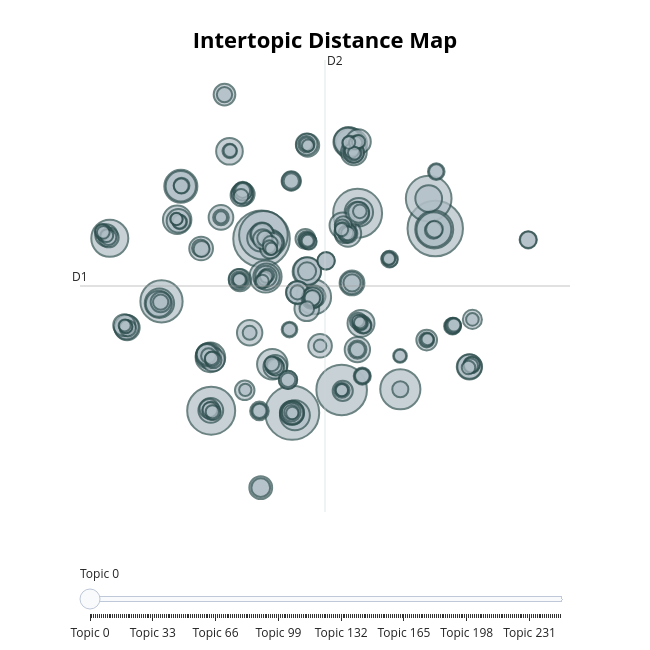

The code cell stored with this chart in its notebook:
### Markdown cell above
12. Interactive Intertopic Distance Map Generation
Generate an intertopic distance map to display the relationships between different topics

### Code cell
topic_model.visualize_topics()

### Figure 1 — Plotly figure (JSON) as saved in the notebook; plotly's stock layout.template omitted (floating-point values rounded to 4 significant figures; data arrays with more than 128 entries replaced by an {"elided": "..."} marker saying what was removed)
{"data": [{"customdata": {"elided": "248x3 mixed values"}, "hovertemplate": "<b>Topic %{customdata[0]}</b><br>%{customdata[1]}<br>Size: %{customdata[2]}", "legendgroup": "", "marker": {"color": "#B0BEC5", "line": {"color": "DarkSlateGrey", "width": 2}, "size": {"elided": "248 int values"}, "sizemode": "area", "sizeref": 0.3412, "symbol": "circle"}, "mode": "markers", "name": "", "orientation": "v", "showlegend": false, "type": "scatter", "x": {"elided": "248 float values"}, "xaxis": "x", "y": {"elided": "248 float values"}, "yaxis": "y"}], "layout": {"annotations": [{"showarrow": false, "text": "D1", "x": -13.84, "y": 3.681, "yshift": 10}, {"showarrow": false, "text": "D2", "x": 6.141, "xshift": 10, "y": 24.87}], "height": 650, "hoverlabel": {"bgcolor": "white", "font": {"family": "Rockwell", "size": 16}}, "legend": {"itemsizing": "constant", "tracegroupgap": 0}, "margin": {"t": 60}, "shapes": [{"line": {"color": "#CFD8DC", "width": 2}, "type": "line", "x0": 6.141, "x1": 6.141, "y0": -17.51, "y1": 24.87}, {"line": {"color": "#9E9E9E", "width": 2}, "type": "line", "x0": -13.84, "x1": 26.12, "y0": 3.681, "y1": 3.681}], "sliders": [{"active": 0, "pad": {"t": 50}, "steps": [{"args": [{"marker.color": {"elided": "1x248 str values"}}], "label": "Topic 0", "method": "update"}, {"args": [{"marker.color": {"elided": "1x248 str values"}}], "label": "Topic 1", "method": "update"}, {"args": [{"marker.color": {"elided": "1x248 str values"}}], "label": "Topic 2", "method": "update"}, {"args": [{"marker.color": {"elided": "1x248 str values"}}], "label": "Topic 3", "method": "update"}, {"args": [{"marker.color": {"elided": "1x248 str values"}}], "label": "Topic 4", "method": "update"}, {"args": [{"marker.color": {"elided": "1x248 str values"}}], "label": "Topic 5", "method": "update"}, {"args": [{"marker.color": {"elided": "1x248 str values"}}], "label": "Topic 6", "method": "update"}, {"args": [{"marker.color": {"elided": "1x248 str values"}}], "label": "Topic 7", "method": "update"}, {"args": [{"marker.color": {"elided": "1x248 str values"}}], "label": "Topic 8", "method": "update"}, {"args": [{"marker.color": {"elided": "1x248 str values"}}], "label": "Topic 9", "method": "update"}, {"args": [{"marker.color": {"elided": "1x248 str values"}}], "label": "Topic 10", "method": "update"}, {"args": [{"marker.color": {"elided": "1x248 str values"}}], "label": "Topic 11", "method": "update"}, {"args": [{"marker.color": {"elided": "1x248 str values"}}], "label": "Topic 12", "method": "update"}, {"args": [{"marker.color": {"elided": "1x248 str values"}}], "label": "Topic 13", "method": "update"}, {"args": [{"marker.color": {"elided": "1x248 str values"}}], "label": "Topic 14", "method": "update"}, {"args": [{"marker.color": {"elided": "1x248 str values"}}], "label": "Topic 15", "method": "update"}, {"args": [{"marker.color": {"elided": "1x248 str values"}}], "label": "Topic 16", "method": "update"}, {"args": [{"marker.color": {"elided": "1x248 str values"}}], "label": "Topic 17", "method": "update"}, {"args": [{"marker.color": {"elided": "1x248 str values"}}], "label": "Topic 18", "method": "update"}, {"args": [{"marker.color": {"elided": "1x248 str values"}}], "label": "Topic 19", "method": "update"}, {"args": [{"marker.color": {"elided": "1x248 str values"}}], "label": "Topic 20", "method": "update"}, {"args": [{"marker.color": {"elided": "1x248 str values"}}], "label": "Topic 21", "method": "update"}, {"args": [{"marker.color": {"elided": "1x248 str values"}}], "label": "Topic 22", "method": "update"}, {"args": [{"marker.color": {"elided": "1x248 str values"}}], "label": "Topic 23", "method": "update"}, {"args": [{"marker.color": {"elided": "1x248 str values"}}], "label": "Topic 24", "method": "update"}, {"args": [{"marker.color": {"elided": "1x248 str values"}}], "label": "Topic 25", "method": "update"}, {"args": [{"marker.color": {"elided": "1x248 str values"}}], "label": "Topic 26", "method": "update"}, {"args": [{"marker.color": {"elided": "1x248 str values"}}], "label": "Topic 27", "method": "update"}, {"args": [{"marker.color": {"elided": "1x248 str values"}}], "label": "Topic 28", "method": "update"}, {"args": [{"marker.color": {"elided": "1x248 str values"}}], "label": "Topic 29", "method": "update"}, {"args": [{"marker.color": {"elided": "1x248 str values"}}], "label": "Topic 30", "method": "update"}, {"args": [{"marker.color": {"elided": "1x248 str values"}}], "label": "Topic 31", "method": "update"}, {"args": [{"marker.color": {"elided": "1x248 str values"}}], "label": "Topic 32", "method": "update"}, {"args": [{"marker.color": {"elided": "1x248 str values"}}], "label": "Topic 33", "method": "update"}, {"args": [{"marker.color": {"elided": "1x248 str values"}}], "label": "Topic 34", "method": "update"}, {"args": [{"marker.color": {"elided": "1x248 str values"}}], "label": "Topic 35", "method": "update"}, {"args": [{"marker.color": {"elided": "1x248 str values"}}], "label": "Topic 36", "method": "update"}, {"args": [{"marker.color": {"elided": "1x248 str values"}}], "label": "Topic 37", "method": "update"}, {"args": [{"marker.color": {"elided": "1x248 str values"}}], "label": "Topic 38", "method": "update"}, {"args": [{"marker.color": {"elided": "1x248 str values"}}], "label": "Topic 39", "method": "update"}, {"args": [{"marker.color": {"elided": "1x248 str values"}}], "label": "Topic 40", "method": "update"}, {"args": [{"marker.color": {"elided": "1x248 str values"}}], "label": "Topic 41", "method": "update"}, {"args": [{"marker.color": {"elided": "1x248 str values"}}], "label": "Topic 42", "method": "update"}, {"args": [{"marker.color": {"elided": "1x248 str values"}}], "label": "Topic 43", "method": "update"}, {"args": [{"marker.color": {"elided": "1x248 str values"}}], "label": "Topic 44", "method": "update"}, {"args": [{"marker.color": {"elided": "1x248 str values"}}], "label": "Topic 45", "method": "update"}, {"args": [{"marker.color": {"elided": "1x248 str values"}}], "label": "Topic 46", "method": "update"}, {"args": [{"marker.color": {"elided": "1x248 str values"}}], "label": "Topic 47", "method": "update"}, {"args": [{"marker.color": {"elided": "1x248 str values"}}], "label": "Topic 48", "method": "update"}, {"args": [{"marker.color": {"elided": "1x248 str values"}}], "label": "Topic 49", "method": "update"}, {"args": [{"marker.color": {"elided": "1x248 str values"}}], "label": "Topic 50", "method": "update"}, {"args": [{"marker.color": {"elided": "1x248 str values"}}], "label": "Topic 51", "method": "update"}, {"args": [{"marker.color": {"elided": "1x248 str values"}}], "label": "Topic 52", "method": "update"}, {"args": [{"marker.color": {"elided": "1x248 str values"}}], "label": "Topic 53", "method": "update"}, {"args": [{"marker.color": {"elided": "1x248 str values"}}], "label": "Topic 54", "method": "update"}, {"args": [{"marker.color": {"elided": "1x248 str values"}}], "label": "Topic 55", "method": "update"}, {"args": [{"marker.color": {"elided": "1x248 str values"}}], "label": "Topic 56", "method": "update"}, {"args": [{"marker.color": {"elided": "1x248 str values"}}], "label": "Topic 57", "method": "update"}, {"args": [{"marker.color": {"elided": "1x248 str values"}}], "label": "Topic 58", "method": "update"}, {"args": [{"marker.color": {"elided": "1x248 str values"}}], "label": "Topic 59", "method": "update"}, {"args": [{"marker.color": {"elided": "1x248 str values"}}], "label": "Topic 60", "method": "update"}, {"args": [{"marker.color": {"elided": "1x248 str values"}}], "label": "Topic 61", "method": "update"}, {"args": [{"marker.color": {"elided": "1x248 str values"}}], "label": "Topic 62", "method": "update"}, {"args": [{"marker.color": {"elided": "1x248 str values"}}], "label": "Topic 63", "method": "update"}, {"args": [{"marker.color": {"elided": "1x248 str values"}}], "label": "Topic 64", "method": "update"}, {"args": [{"marker.color": {"elided": "1x248 str values"}}], "label": "Topic 65", "method": "update"}, {"args": [{"marker.color": {"elided": "1x248 str values"}}], "label": "Topic 66", "method": "update"}, {"args": [{"marker.color": {"elided": "1x248 str values"}}], "label": "Topic 67", "method": "update"}, {"args": [{"marker.color": {"elided": "1x248 str values"}}], "label": "Topic 68", "method": "update"}, {"args": [{"marker.color": {"elided": "1x248 str values"}}], "label": "Topic 69", "method": "update"}, {"args": [{"marker.color": {"elided": "1x248 str values"}}], "label": "Topic 70", "method": "update"}, {"args": [{"marker.color": {"elided": "1x248 str values"}}], "label": "Topic 71", "method": "update"}, {"args": [{"marker.color": {"elided": "1x248 str values"}}], "label": "Topic 72", "method": "update"}, {"args": [{"marker.color": {"elided": "1x248 str values"}}], "label": "Topic 73", "method": "update"}, {"args": [{"marker.color": {"elided": "1x248 str values"}}], "label": "Topic 74", "method": "update"}, {"args": [{"marker.color": {"elided": "1x248 str values"}}], "label": "Topic 75", "method": "update"}, {"args": [{"marker.color": {"elided": "1x248 str values"}}], "label": "Topic 76", "method": "update"}, {"args": [{"marker.color": {"elided": "1x248 str values"}}], "label": "Topic 77", "method": "update"}, {"args": [{"marker.color": {"elided": "1x248 str values"}}], "label": "Topic 78", "method": "update"}, {"args": [{"marker.color": {"elided": "1x248 str values"}}], "label": "Topic 79", "method": "update"}, {"args": [{"marker.color": {"elided": "1x248 str values"}}], "label": "Topic 80", "method": "update"}, {"args": [{"marker.color": {"elided": "1x248 str values"}}], "label": "Topic 81", "method": "update"}, {"args": [{"marker.color": {"elided": "1x248 str values"}}], "label": "Topic 82", "method": "update"}, {"args": [{"marker.color": {"elided": "1x248 str values"}}], "label": "Topic 83", "method": "update"}, {"args": [{"marker.color": {"elided": "1x248 str values"}}], "label": "Topic 84", "method": "update"}, {"args": [{"marker.color": {"elided": "1x248 str values"}}], "label": "Topic 85", "method": "update"}, {"args": [{"marker.color": {"elided": "1x248 str values"}}], "label": "Topic 86", "method": "update"}, {"args": [{"marker.color": {"elided": "1x248 str values"}}], "label": "Topic 87", "method": "update"}, {"args": [{"marker.color": {"elided": "1x248 str values"}}], "label": "Topic 88", "method": "update"}, {"args": [{"marker.color": {"elided": "1x248 str values"}}], "label": "Topic 89", "method": "update"}, {"args": [{"marker.color": {"elided": "1x248 str values"}}], "label": "Topic 90", "method": "update"}, {"args": [{"marker.color": {"elided": "1x248 str values"}}], "label": "Topic 91", "method": "update"}, {"args": [{"marker.color": {"elided": "1x248 str values"}}], "label": "Topic 92", "method": "update"}, {"args": [{"marker.color": {"elided": "1x248 str values"}}], "label": "Topic 93", "method": "update"}, {"args": [{"marker.color": {"elided": "1x248 str values"}}], "label": "Topic 94", "method": "update"}, {"args": [{"marker.color": {"elided": "1x248 str values"}}], "label": "Topic 95", "method": "update"}, {"args": [{"marker.color": {"elided": "1x248 str values"}}], "label": "Topic 96", "method": "update"}, {"args": [{"marker.color": {"elided": "1x248 str values"}}], "label": "Topic 97", "method": "update"}, {"args": [{"marker.color": {"elided": "1x248 str values"}}], "label": "Topic 98", "method": "update"}, {"args": [{"marker.color": {"elided": "1x248 str values"}}], "label": "Topic 99", "method": "update"}, {"args": [{"marker.color": {"elided": "1x248 str values"}}], "label": "Topic 100", "method": "update"}, {"args": [{"marker.color": {"elided": "1x248 str values"}}], "label": "Topic 101", "method": "update"}, {"args": [{"marker.color": {"elided": "1x248 str values"}}], "label": "Topic 102", "method": "update"}, {"args": [{"marker.color": {"elided": "1x248 str values"}}], "label": "Topic 103", "method": "update"}, {"args": [{"marker.color": {"elided": "1x248 str values"}}], "label": "Topic 104", "method": "update"}, {"args": [{"marker.color": {"elided": "1x248 str values"}}], "label": "Topic 105", "method": "update"}, {"args": [{"marker.color": {"elided": "1x248 str values"}}], "label": "Topic 106", "method": "update"}, {"args": [{"marker.color": {"elided": "1x248 str values"}}], "label": "Topic 107", "method": "update"}, {"args": [{"marker.color": {"elided": "1x248 str values"}}], "label": "Topic 108", "method": "update"}, {"args": [{"marker.color": {"elided": "1x248 str values"}}], "label": "Topic 109", "method": "update"}, {"args": [{"marker.color": {"elided": "1x248 str values"}}], "label": "Topic 110", "method": "update"}, {"args": [{"marker.color": {"elided": "1x248 str values"}}], "label": "Topic 111", "method": "update"}, {"args": [{"marker.color": {"elided": "1x248 str values"}}], "label": "Topic 112", "method": "update"}, {"args": [{"marker.color": {"elided": "1x248 str values"}}], "label": "Topic 113", "method": "update"}, {"args": [{"marker.color": {"elided": "1x248 str values"}}], "label": "Topic 114", "method": "update"}, {"args": [{"marker.color": {"elided": "1x248 str values"}}], "label": "Topic 115", "method": "update"}, {"args": [{"marker.color": {"elided": "1x248 str values"}}], "label": "Topic 116", "method": "update"}, {"args": [{"marker.color": {"elided": "1x248 str values"}}], "label": "Topic 117", "method": "update"}, {"args": [{"marker.color": {"elided": "1x248 str values"}}], "label": "Topic 118", "method": "update"}, {"args": [{"marker.color": {"elided": "1x248 str values"}}], "label": "Topic 119", "method": "update"}, {"args": [{"marker.color": {"elided": "1x248 str values"}}], "label": "Topic 120", "method": "update"}, {"args": [{"marker.color": {"elided": "1x248 str values"}}], "label": "Topic 121", "method": "update"}, {"args": [{"marker.color": {"elided": "1x248 str values"}}], "label": "Topic 122", "method": "update"}, {"args": [{"marker.color": {"elided": "1x248 str values"}}], "label": "Topic 123", "method": "update"}, {"args": [{"marker.color": {"elided": "1x248 str values"}}], "label": "Topic 124", "method": "update"}, {"args": [{"marker.color": {"elided": "1x248 str values"}}], "label": "Topic 125", "method": "update"}, {"args": [{"marker.color": {"elided": "1x248 str values"}}], "label": "Topic 126", "method": "update"}, {"args": [{"marker.color": {"elided": "1x248 str values"}}], "label": "Topic 127", "method": "update"}, {"args": [{"marker.color": {"elided": "1x248 str values"}}], "label": "Topic 128", "method": "update"}, {"args": [{"marker.color": {"elided": "1x248 str values"}}], "label": "Topic 129", "method": "update"}, {"args": [{"marker.color": {"elided": "1x248 str values"}}], "label": "Topic 130", "method": "update"}, {"args": [{"marker.color": {"elided": "1x248 str values"}}], "label": "Topic 131", "method": "update"}, {"args": [{"marker.color": {"elided": "1x248 str values"}}], "label": "Topic 132", "method": "update"}, {"args": [{"marker.color": {"elided": "1x248 str values"}}], "label": "Topic 133", "method": "update"}, {"args": [{"marker.color": {"elided": "1x248 str values"}}], "label": "Topic 134", "method": "update"}, {"args": [{"marker.color": {"elided": "1x248 str values"}}], "label": "Topic 135", "method": "update"}, {"args": [{"marker.color": {"elided": "1x248 str values"}}], "label": "Topic 136", "method": "update"}, {"args": [{"marker.color": {"elided": "1x248 str values"}}], "label": "Topic 137", "method": "update"}, {"args": [{"marker.color": {"elided": "1x248 str values"}}], "label": "Topic 138", "method": "update"}, {"args": [{"marker.color": {"elided": "1x248 str values"}}], "label": "Topic 139", "method": "update"}, {"args": [{"marker.color": {"elided": "1x248 str values"}}], "label": "Topic 140", "method": "update"}, {"args": [{"marker.color": {"elided": "1x248 str values"}}], "label": "Topic 141", "method": "update"}, {"args": [{"marker.color": {"elided": "1x248 str values"}}], "label": "Topic 142", "method": "update"}, {"args": [{"marker.color": {"elided": "1x248 str values"}}], "label": "Topic 143", "method": "update"}, {"args": [{"marker.color": {"elided": "1x248 str values"}}], "label": "Topic 144", "method": "update"}, {"args": [{"marker.color": {"elided": "1x248 str values"}}], "label": "Topic 145", "method": "update"}, {"args": [{"marker.color": {"elided": "1x248 str values"}}], "label": "Topic 146", "method": "update"}, {"args": [{"marker.color": {"elided": "1x248 str values"}}], "label": "Topic 147", "method": "update"}, {"args": [{"marker.color": {"elided": "1x248 str values"}}], "label": "Topic 148", "method": "update"}, {"args": [{"marker.color": {"elided": "1x248 str values"}}], "label": "Topic 149", "method": "update"}, {"args": [{"marker.color": {"elided": "1x248 str values"}}], "label": "Topic 150", "method": "update"}, {"args": [{"marker.color": {"elided": "1x248 str values"}}], "label": "Topic 151", "method": "update"}, {"args": [{"marker.color": {"elided": "1x248 str values"}}], "label": "Topic 152", "method": "update"}, {"args": [{"marker.color": {"elided": "1x248 str values"}}], "label": "Topic 153", "method": "update"}, {"args": [{"marker.color": {"elided": "1x248 str values"}}], "label": "Topic 154", "method": "update"}, {"args": [{"marker.color": {"elided": "1x248 str values"}}], "label": "Topic 155", "method": "update"}, {"args": [{"marker.color": {"elided": "1x248 str values"}}], "label": "Topic 156", "method": "update"}, {"args": [{"marker.color": {"elided": "1x248 str values"}}], "label": "Topic 157", "method": "update"}, {"args": [{"marker.color": {"elided": "1x248 str values"}}], "label": "Topic 158", "method": "update"}, {"args": [{"marker.color": {"elided": "1x248 str values"}}], "label": "Topic 159", "method": "update"}, {"args": [{"marker.color": {"elided": "1x248 str values"}}], "label": "Topic 160", "method": "update"}, {"args": [{"marker.color": {"elided": "1x248 str values"}}], "label": "Topic 161", "method": "update"}, {"args": [{"marker.color": {"elided": "1x248 str values"}}], "label": "Topic 162", "method": "update"}, {"args": [{"marker.color": {"elided": "1x248 str values"}}], "label": "Topic 163", "method": "update"}, {"args": [{"marker.color": {"elided": "1x248 str values"}}], "label": "Topic 164", "method": "update"}, {"args": [{"marker.color": {"elided": "1x248 str values"}}], "label": "Topic 165", "method": "update"}, {"args": [{"marker.color": {"elided": "1x248 str values"}}], "label": "Topic 166", "method": "update"}, {"args": [{"marker.color": {"elided": "1x248 str values"}}], "label": "Topic 167", "method": "update"}, {"args": [{"marker.color": {"elided": "1x248 str values"}}], "label": "Topic 168", "method": "update"}, {"args": [{"marker.color": {"elided": "1x248 str values"}}], "label": "Topic 169", "method": "update"}, {"args": [{"marker.color": {"elided": "1x248 str values"}}], "label": "Topic 170", "method": "update"}, {"args": [{"marker.color": {"elided": "1x248 str values"}}], "label": "Topic 171", "method": "update"}, {"args": [{"marker.color": {"elided": "1x248 str values"}}], "label": "Topic 172", "method": "update"}, {"args": [{"marker.color": {"elided": "1x248 str values"}}], "label": "Topic 173", "method": "update"}, {"args": [{"marker.color": {"elided": "1x248 str values"}}], "label": "Topic 174", "method": "update"}, {"args": [{"marker.color": {"elided": "1x248 str values"}}], "label": "Topic 175", "method": "update"}, {"args": [{"marker.color": {"elided": "1x248 str values"}}], "label": "Topic 176", "method": "update"}, {"args": [{"marker.color": {"elided": "1x248 str values"}}], "label": "Topic 177", "method": "update"}, {"args": [{"marker.color": {"elided": "1x248 str values"}}], "label": "Topic 178", "method": "update"}, {"args": [{"marker.color": {"elided": "1x248 str values"}}], "label": "Topic 179", "method": "update"}, {"args": [{"marker.color": {"elided": "1x248 str values"}}], "label": "Topic 180", "method": "update"}, {"args": [{"marker.color": {"elided": "1x248 str values"}}], "label": "Topic 181", "method": "update"}, {"args": [{"marker.color": {"elided": "1x248 str values"}}], "label": "Topic 182", "method": "update"}, {"args": [{"marker.color": {"elided": "1x248 str values"}}], "label": "Topic 183", "method": "update"}, {"args": [{"marker.color": {"elided": "1x248 str values"}}], "label": "Topic 184", "method": "update"}, {"args": [{"marker.color": {"elided": "1x248 str values"}}], "label": "Topic 185", "method": "update"}, {"args": [{"marker.color": {"elided": "1x248 str values"}}], "label": "Topic 186", "method": "update"}, {"args": [{"marker.color": {"elided": "1x248 str values"}}], "label": "Topic 187", "method": "update"}, {"args": [{"marker.color": {"elided": "1x248 str values"}}], "label": "Topic 188", "method": "update"}, {"args": [{"marker.color": {"elided": "1x248 str values"}}], "label": "Topic 189", "method": "update"}, {"args": [{"marker.color": {"elided": "1x248 str values"}}], "label": "Topic 190", "method": "update"}, {"args": [{"marker.color": {"elided": "1x248 str values"}}], "label": "Topic 191", "method": "update"}, {"args": [{"marker.color": {"elided": "1x248 str values"}}], "label": "Topic 192", "method": "update"}, {"args": [{"marker.color": {"elided": "1x248 str values"}}], "label": "Topic 193", "method": "update"}, {"args": [{"marker.color": {"elided": "1x248 str values"}}], "label": "Topic 194", "method": "update"}, {"args": [{"marker.color": {"elided": "1x248 str values"}}], "label": "Topic 195", "method": "update"}, {"args": [{"marker.color": {"elided": "1x248 str values"}}], "label": "Topic 196", "method": "update"}, {"args": [{"marker.color": {"elided": "1x248 str values"}}], "label": "Topic 197", "method": "update"}, {"args": [{"marker.color": {"elided": "1x248 str values"}}], "label": "Topic 198", "method": "update"}, {"args": [{"marker.color": {"elided": "1x248 str values"}}], "label": "Topic 199", "method": "update"}, {"args": [{"marker.color": {"elided": "1x248 str values"}}], "label": "Topic 200", "method": "update"}, {"args": [{"marker.color": {"elided": "1x248 str values"}}], "label": "Topic 201", "method": "update"}, {"args": [{"marker.color": {"elided": "1x248 str values"}}], "label": "Topic 202", "method": "update"}, {"args": [{"marker.color": {"elided": "1x248 str values"}}], "label": "Topic 203", "method": "update"}, {"args": [{"marker.color": {"elided": "1x248 str values"}}], "label": "Topic 204", "method": "update"}, {"args": [{"marker.color": {"elided": "1x248 str values"}}], "label": "Topic 205", "method": "update"}, {"args": [{"marker.color": {"elided": "1x248 str values"}}], "label": "Topic 206", "method": "update"}, {"args": [{"marker.color": {"elided": "1x248 str values"}}], "label": "Topic 207", "method": "update"}, {"args": [{"marker.color": {"elided": "1x248 str values"}}], "label": "Topic 208", "method": "update"}, {"args": [{"marker.color": {"elided": "1x248 str values"}}], "label": "Topic 209", "method": "update"}, {"args": [{"marker.color": {"elided": "1x248 str values"}}], "label": "Topic 210", "method": "update"}, {"args": [{"marker.color": {"elided": "1x248 str values"}}], "label": "Topic 211", "method": "update"}, {"args": [{"marker.color": {"elided": "1x248 str values"}}], "label": "Topic 212", "method": "update"}, {"args": [{"marker.color": {"elided": "1x248 str values"}}], "label": "Topic 213", "method": "update"}, {"args": [{"marker.color": {"elided": "1x248 str values"}}], "label": "Topic 214", "method": "update"}, {"args": [{"marker.color": {"elided": "1x248 str values"}}], "label": "Topic 215", "method": "update"}, {"args": [{"marker.color": {"elided": "1x248 str values"}}], "label": "Topic 216", "method": "update"}, {"args": [{"marker.color": {"elided": "1x248 str values"}}], "label": "Topic 217", "method": "update"}, {"args": [{"marker.color": {"elided": "1x248 str values"}}], "label": "Topic 218", "method": "update"}, {"args": [{"marker.color": {"elided": "1x248 str values"}}], "label": "Topic 219", "method": "update"}, {"args": [{"marker.color": {"elided": "1x248 str values"}}], "label": "Topic 220", "method": "update"}, {"args": [{"marker.color": {"elided": "1x248 str values"}}], "label": "Topic 221", "method": "update"}, {"args": [{"marker.color": {"elided": "1x248 str values"}}], "label": "Topic 222", "method": "update"}, {"args": [{"marker.color": {"elided": "1x248 str values"}}], "label": "Topic 223", "method": "update"}, {"args": [{"marker.color": {"elided": "1x248 str values"}}], "label": "Topic 224", "method": "update"}, {"args": [{"marker.color": {"elided": "1x248 str values"}}], "label": "Topic 225", "method": "update"}, {"args": [{"marker.color": {"elided": "1x248 str values"}}], "label": "Topic 226", "method": "update"}, {"args": [{"marker.color": {"elided": "1x248 str values"}}], "label": "Topic 227", "method": "update"}, {"args": [{"marker.color": {"elided": "1x248 str values"}}], "label": "Topic 228", "method": "update"}, {"args": [{"marker.color": {"elided": "1x248 str values"}}], "label": "Topic 229", "method": "update"}, {"args": [{"marker.color": {"elided": "1x248 str values"}}], "label": "Topic 230", "method": "update"}, {"args": [{"marker.color": {"elided": "1x248 str values"}}], "label": "Topic 231", "method": "update"}, {"args": [{"marker.color": {"elided": "1x248 str values"}}], "label": "Topic 232", "method": "update"}, {"args": [{"marker.color": {"elided": "1x248 str values"}}], "label": "Topic 233", "method": "update"}, {"args": [{"marker.color": {"elided": "1x248 str values"}}], "label": "Topic 234", "method": "update"}, {"args": [{"marker.color": {"elided": "1x248 str values"}}], "label": "Topic 235", "method": "update"}, {"args": [{"marker.color": {"elided": "1x248 str values"}}], "label": "Topic 236", "method": "update"}, {"args": [{"marker.color": {"elided": "1x248 str values"}}], "label": "Topic 237", "method": "update"}, {"args": [{"marker.color": {"elided": "1x248 str values"}}], "label": "Topic 238", "method": "update"}, {"args": [{"marker.color": {"elided": "1x248 str values"}}], "label": "Topic 239", "method": "update"}, {"args": [{"marker.color": {"elided": "1x248 str values"}}], "label": "Topic 240", "method": "update"}, {"args": [{"marker.color": {"elided": "1x248 str values"}}], "label": "Topic 241", "method": "update"}, {"args": [{"marker.color": {"elided": "1x248 str values"}}], "label": "Topic 242", "method": "update"}, {"args": [{"marker.color": {"elided": "1x248 str values"}}], "label": "Topic 243", "method": "update"}, {"args": [{"marker.color": {"elided": "1x248 str values"}}], "label": "Topic 244", "method": "update"}, {"args": [{"marker.color": {"elided": "1x248 str values"}}], "label": "Topic 245", "method": "update"}, {"args": [{"marker.color": {"elided": "1x248 str values"}}], "label": "Topic 246", "method": "update"}, {"args": [{"marker.color": {"elided": "1x248 str values"}}], "label": "Topic 247", "method": "update"}]}], "title": {"font": {"color": "Black", "size": 22}, "text": "<b>Intertopic Distance Map</b>", "x": 0.5, "xanchor": "center", "y": 0.95, "yanchor": "top"}, "width": 650, "xaxis": {"anchor": "y", "domain": [0, 1], "range": [-13.84, 26.12], "title": {"text": ""}, "visible": false}, "yaxis": {"anchor": "x", "domain": [0, 1], "range": [-17.51, 24.87], "title": {"text": ""}, "visible": false}}}
